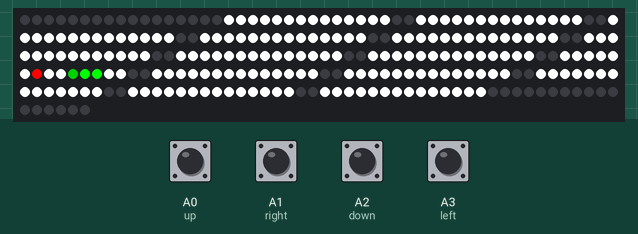
Bench run of a sketch on a simulated Arduino Uno, built with avr-gcc and run on an emulated ATmega328P. On the bench: 256 RGB LEDs in strip order, left to right, continuing on the next row. The inputs (shaded band) are chosen by the test bench; at power-on: A0 (up), A1 (right), A2 (down), A3 (left) HIGH. Random numbers use the default seed unless the sketch sets one.

Above: at 1.2 s.
1.3 s: A0 (up) pulled LOW for 0.15 s
2.0 s: A3 (left) pulled LOW for 1 s
3.6 s: A2 (down) pulled LOW for 1 s
5.2 s: A3 (left) pulled LOW for 1 s
Timing chart, 0 to 7.8 s (numbered marks = the images above; inputs shaded):
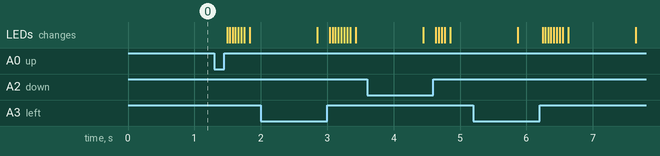

The sketch:

code.ino
```cpp
#include <Adafruit_NeoPixel.h>    //import RGB LED library
#define up A0
#define down A2
#define left A3
#define right A1

Adafruit_NeoPixel tira = Adafruit_NeoPixel(256, 6, NEO_GRB + NEO_KHZ800); //the display device initiation

int ground [16] [16] {
{1, 1, 1, 1, 1,1,1,1,1,1,1,1,1,1,1,1},
{1, 0, 0, 0, 0,0,0,0,0,0,0,0,0,0,0,1},
{1, 0, 0, 0, 0,0,0,0,0,0,0,0,0,0,0,1},
{1, 0, 0, 0, 0,0,0,0,0,0,0,0,0,0,0,1},
{1, 0, 0, 0, 0,0,0,0,0,0,0,0,0,0,0,1},
{1, 0, 0, 0, 0,0,0,0,0,0,0,0,0,0,0,1},
{1, 0, 0, 0, 0,0,0,0,0,0,0,0,0,0,0,1},
{1, 0, 0, 0, 0,0,0,0,0,0,0,0,0,0,0,1},
{1, 0, 0, 0, 0,0,0,0,0,0,0,0,0,0,0,1},
{1, 0, 0, 0, 0,0,0,0,0,0,0,0,0,0,0,1},
{1, 0, 0, 0, 0,0,0,0,0,0,0,0,0,0,0,1},
{1, 0, 0, 0, 0,0,0,0,0,0,0,0,0,0,0,1},
{1, 0, 0, 0, 0,0,0,0,0,0,0,0,0,0,0,1},
{1, 0, 0, 0, 0,0,0,0,0,0,0,0,0,0,0,1},
{1, 0, 0, 0, 0,0,0,0,0,0,0,0,0,0,0,1},
{1, 1, 1, 1, 1,1,1,1,1,1,1,1,1,1,1,1}
};
int snake [100] [2]  {  //max snake length 100
{0,0},{0,0},{0,0},{0,0},{0,0},{0,0},{0,0},{0,0},{0,0},{0,0},{0,0},{0,0},{0,0},{0,0},{0,0},
{0,0},{0,0},{0,0},{0,0},{0,0},{0,0},{0,0},{0,0},{0,0},{0,0},{0,0},{0,0},{0,0},{0,0},{0,0},
{0,0},{0,0},{0,0},{0,0},{0,0},{0,0},{0,0},{0,0},{0,0},{0,0},{0,0},{0,0},{0,0},{0,0},{0,0},
{0,0},{0,0},{0,0},{0,0},{0,0},{0,0},{0,0},{0,0},{0,0},{0,0},{0,0},{0,0},{0,0},{0,0},{0,0},
{0,0},{0,0},{0,0},{0,0},{0,0},{0,0},{0,0},{0,0},{0,0},{0,0},{0,0},{0,0},{0,0},{0,0},{0,0},
{0,0},{0,0},{0,0},{0,0},{0,0},{0,0},{0,0},{0,0},{0,0},{0,0},{0,0},{0,0},{0,0},{0,0},{0,0},
{0,0},{0,0},{0,0},{0,0},{0,0},{0,0},{0,0},{0,0},{0,0},{0,0}
};


int snake_size=3;
int direction[2]={0,0};
int time=0;

void setup(){
  pinMode(up, INPUT);
  pinMode(down, INPUT);
  pinMode(left, INPUT);
  pinMode(right, INPUT);
  digitalWrite(up, HIGH);
  digitalWrite(down, HIGH);
  digitalWrite(left, HIGH);
  digitalWrite(right, HIGH);
  startSetting();
  tira.setBrightness(255);
  tira.begin();       // inicializacion de la tira
  showBoard();
}


void loop(){
  delay(1); //read buttons every 1 milisecond
  read_button();
  time++;
  if(time==30){ //move & update board every 30 milisecond
    moveSnake();
    showBoard();
    time=0;
  }
}

void read_button()  //read from analog pins attached to buttons
{
 if(!digitalRead(left))
 {
   if(direction[1] != 1){
      direction[0] =  0;
      direction[1] = -1;
   }
   while(!digitalRead(left));
 }

 if(!digitalRead(right))
 {
   if(direction[1] != -1){
      direction[0] =  0;
      direction[1] = 1;
   }
   while(!digitalRead(right));
 }

 if(!digitalRead(up))
 {
   if(direction[0] != 1){
      direction[1] =  0;
      direction[0] = -1;
   }
   while(!digitalRead(up));
 }

 if(!digitalRead(down))
 {
   if(direction[0] != -1){
      direction[1] = 0;
      direction[0] = 1;
   }
   while(!digitalRead(down));
 }
}

void moveSnake(){ //moving snake
  int food = 0;
  if(direction[0]==0 && direction[1]==0){ //start of game
    return;
  }
  int head[2] = {snake[0][0]+direction[0],snake[0][1]+direction[1]};
  if(ground[head[0]][head[1]] ==1 || ground[head[0]][head[1]]==3 ){  //wall or its body
    gameOver();
    return;
  }
  else if(ground[head[0]][head[1]] ==4 ){ //food
    snake[snake_size][0]=snake[snake_size -1][0];
    snake[snake_size][1]=snake[snake_size -1][1];
    snake_size++;
    food = 1;
  }

  for(int i=0;i<snake_size;i++){  //updating the ground and the snake array
    ground[snake[i][0]][snake[i][1]]=0;
  }
  for(int i=snake_size-1;i>=1;i=i-1){
    snake[i][0]=snake[i-1][0];
    snake[i][1]=snake[i-1][1];
  }
  snake[0][0]=head[0];
  snake[0][1]=head[1];
  for(int i=1;i<snake_size;i++){
    ground[snake[i][0]][snake[i][1]]=3;
  }
  ground[snake[0][0]][snake[0][1]]=2;

  if(food==1){      //place new food
    generateSeed();
  }
}

void gameOver(){
  delay(1000);
  startSetting();
}

void generateSeed(){  //a random seed in the ground
  int seed0,seed1;
  while(free){
    seed0 = random(1,15);
    seed1 = random(1,15);
    if (ground[seed0][seed1]==0){   //if the ground is empty there
      ground[seed0][seed1]=4;
      break;
    }
  }

}

void startSetting(){    //where snake and food is at the start
  for(int i=1;i<15;i++){
    for(int j=1;j<15;j++)
      ground[i][j]=0;
  }
  for (int i = 0 ;i < 16 ;i++){
    ground[i][0]=1;
    ground[0][i]=1;
    ground[15][i]=1;
    ground[i][15]=1;
  }
  snake_size=3;
  snake[0][0]=9;
  snake[0][1]=10;
  snake[1][0]=9;
  snake[1][1]=11;
  snake[2][0]=9;
  snake[2][1]=12;
  ground[9][10]=2;
  ground[9][11]=3;
  ground[9][12]=3;
  ground[9][7]=4;
  direction[0]=0;
  direction[1]=0;
}

void showBoard(){     //converts [16][16] of ground to 256 sequencial pixels and updates the display
  int k=0;
  for(int i = 0; i < 16; i++){
    for(int j = 0; j < 16; j++){
            switch (ground[i][j]) {
        case 0:
          tira.setPixelColor(k, 255,255, 255);
          break;
        case 1:
          tira.setPixelColor(k, 0, 0, 0);
          break;
        case 3:
          tira.setPixelColor(k,0,255,0);
          break;
        case 2:
          tira.setPixelColor(k, 0,120,0);
          break;
        case 4:
          tira.setPixelColor(k, 255,0,0);
      }
      k++;
    }
  }
  tira.show();
}
```
